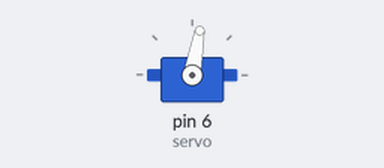
Recording of a sketch running on a simulated Arduino Uno, built with avr-gcc and run on an emulated ATmega328P. Parts: servo.

Above: at 0.05 s.
Timing chart, 0 to 4.6 s (numbered marks = the images above):
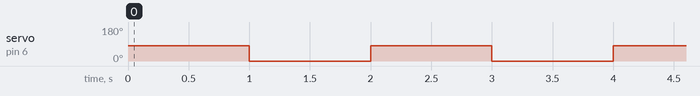

The sketch:

servo.ino
```cpp
#include<Servo.h> //library untuk micro servo
Servo servo;//penentuan variabel komponen micro servo

void setup() {
  // put your setup code here, to run once:
Serial.begin(9600); //Menentukan baud serial komunikasi
servo.attach(6); //Penentuan pin 7 sebagai pin micro servo
servo.write(0); //Penentuan kondisi awal servo pada kondisi 0
}

void loop() {
  // put your main code here, to run repeatedly:
  digitalWrite(LED_BUILTIN, HIGH);   // turn the LED on (HIGH is the voltage level)
  servo.write(80);
  delay(1000);                       // wait for a second
  digitalWrite(LED_BUILTIN, LOW);    // turn the LED off by making the voltage LOW
  servo.write(0);
  delay(1000);                       // wait for a secondservo.write(80)
}
```

Measured:
- by itself, servo on pin 6 (servo): alternates 80° for 1.0 s and 0° for 1.0 s
